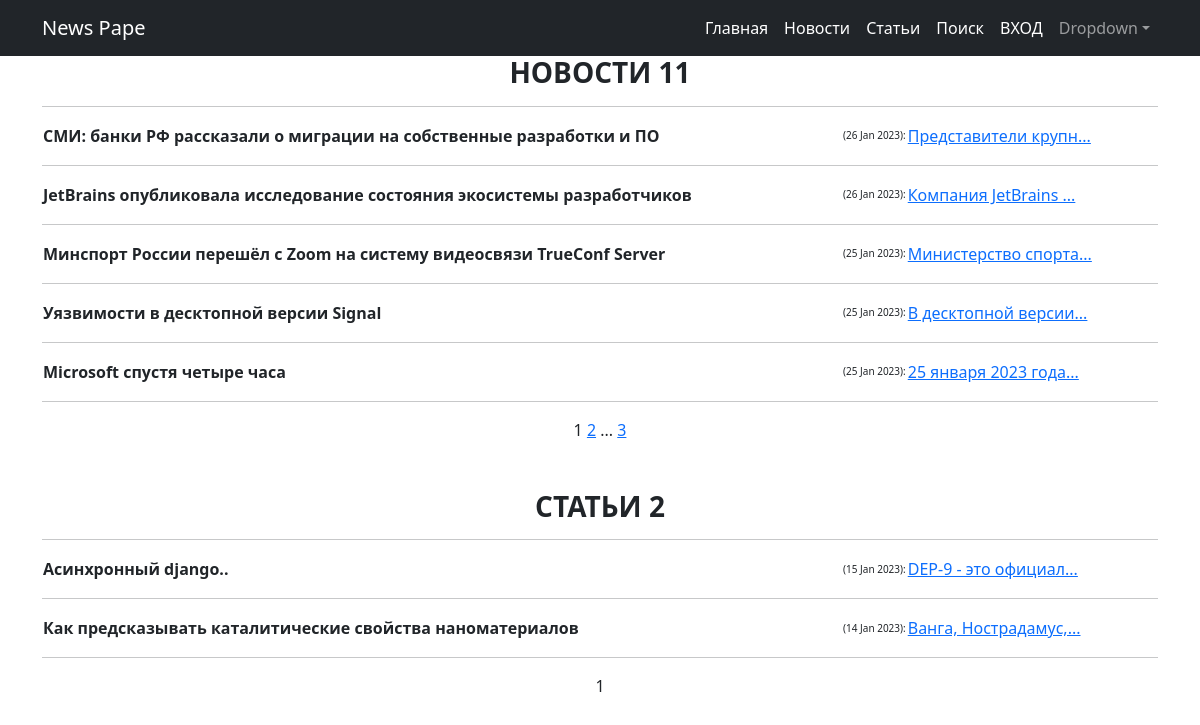
/, run on an earlier commit of the app's database.
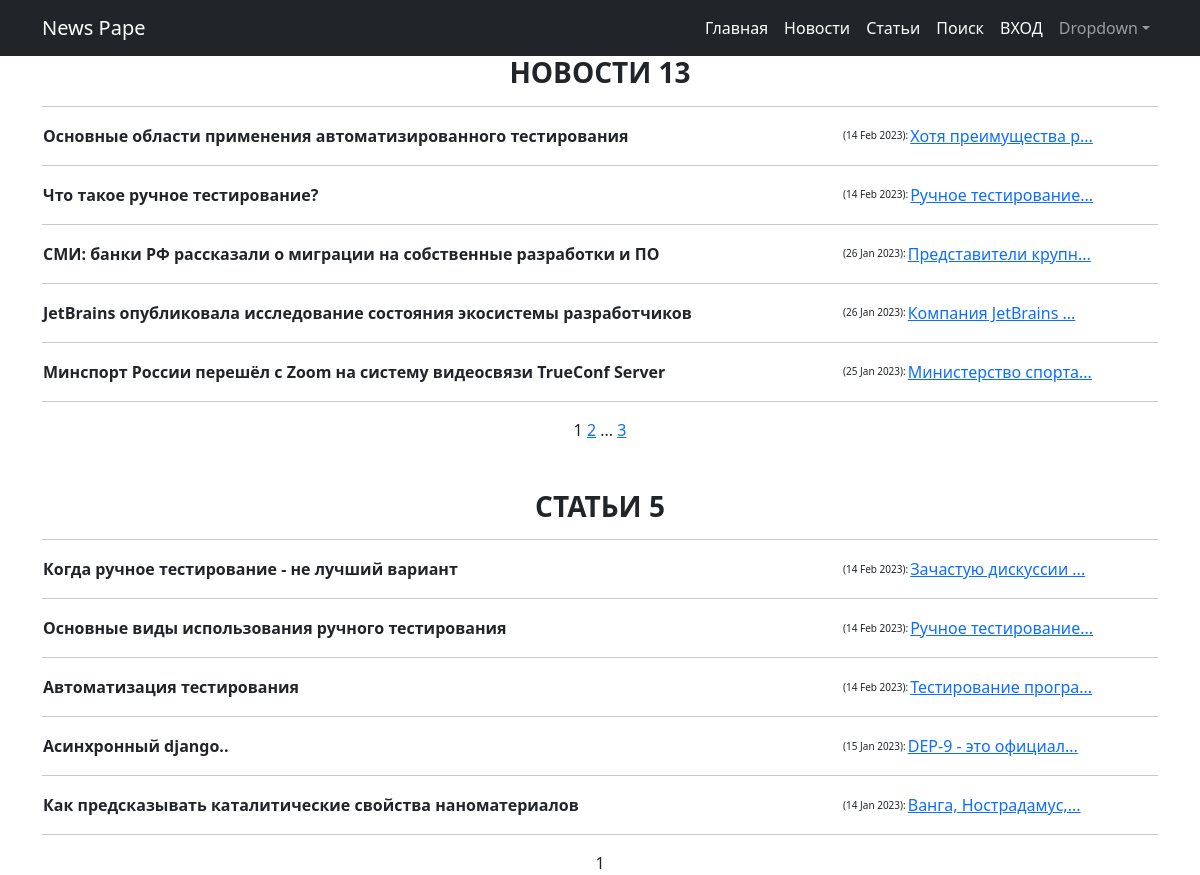
And on a later commit of the database.
### news/models.py (models this page shows, shortened)
class Post(models.Model):
    author = models.ForeignKey(Author, on_delete=models.CASCADE)
    NEWS = 'nw'
    ARTICLE = 'ar'
    CATEGORY_CHOICES = ((NEWS, 'Новость'), (ARTICLE, 'Статья'))
    categoryType = models.CharField(max_length=2, choices=CATEGORY_CHOICES, default=NEWS)
    dateCreation = models.DateTimeField(auto_now_add=True)
    postCategory = models.ManyToManyField(Category, through='PostCategory')
    title = models.CharField(max_length=128)
    text = models.TextField()
    rating = models.SmallIntegerField(default=0)
    def preview(self):
        return '{}...'.format(self.text[0:19])

### news/views.py (the view)
# urls.py: path('', views.NewsList, name='NewList'),
def NewsList(request):
    posts = Post.objects.filter(categoryType='nw').order_by('-dateCreation')
    paginatorn = Paginator(posts, 5)
    page_numbern = request.GET.get('pagen')
    pagen_obj = paginatorn.get_page(page_numbern)
    articles = Post.objects.filter(categoryType='ar').order_by('-dateCreation')
    paginatora = Paginator(articles, 5)
    page_numbera = request.GET.get('pagea')
    pagea_obj = paginatora.get_page(page_numbera)
    response_data = {'articles': articles, 'posts': posts, 'pagen_obj': pagen_obj, 'pagea_obj': pagea_obj}
    return render(request, 'news/news.html', response_data)

### news/templates/news/news.html (shortened to what this page needs)
{% extends 'flatpages/default.html' %}
{% block content %}
<h3><strong>НОВОСТИ {{posts|length}}</strong></h3>
<hr>
{% for post in pagen_obj %}
<table>
     <tr>
     <td width="800"  align="left" style="font-size:16px"><strong>{{ post.title }}</strong></td>
     <td style="font-size:10px">({{ post.dateCreation|date:'d M Y' }}):</td>
     <td><a href="/news/{{ post.pk }}">{{ post.preview }}</a></td>
     </tr>
</table>
<hr>
{% endfor %}
   {{ pagen_obj.number }}
   {% if pagen_obj.has_next %}
       <a href="?pagen={{ pagen_obj.next_page_number }}">{{ pagen_obj.next_page_number }}</a>
       {% if paginator.num_pages != pagen_obj.next_page_number %}
           ...
           <a href="?pagen={{ pagen_obj.paginator.num_pages }}">{{ pagen_obj.paginator.num_pages }}</a>
       {% endif %}
   {% endif %}
<br><br><br>
<h3><strong>СТАТЬИ {{articles|length}}</strong></h3>
<hr>
{% for articles in pagea_obj %}
<table>
     <tr>
     <td width="800"  align="left" style="font-size:16px"><strong>{{ articles.title }}</strong></td>
     <td style="font-size:10px">({{ articles.dateCreation|date:'d M Y' }}):</td>
     <td><a href="/article/{{articles.pk }}">{{ articles.preview }}</a></td>
     </tr>
</table>
<hr>
{% endfor %}
   {{ pagea_obj.number }}
{% endblock content %}

What changed in the data, as far as the page shows it:
no longer on this page (row unchanged): Post: title "Уязвимости в десктопной версии Signal", dateCreation "25 Jan 2023", preview "В десктопной версии...", shown under "НОВОСТИ 11"
no longer on this page (row unchanged): Post: title "Microsoft спустя четыре часа", dateCreation "25 Jan 2023", preview "25 января 2023 года...", shown under "НОВОСТИ 11"
added Post: title "Основные области применения автоматизированного тестирования", dateCreation "14 Feb 2023", preview "Хотя преимущества р...", shown under "НОВОСТИ 13"
added Post: title "Что такое ручное тестирование?", dateCreation "14 Feb 2023", preview "Ручное тестирование...", shown under "НОВОСТИ 13"
added Post: title "Когда ручное тестирование - не лучший вариант", dateCreation "14 Feb 2023", preview "Зачастую дискуссии ...", shown under "СТАТЬИ 5"
added Post: title "Основные виды использования ручного тестирования", dateCreation "14 Feb 2023", preview "Ручное тестирование...", shown under "СТАТЬИ 5"
added Post: title "Автоматизация тестирования", dateCreation "14 Feb 2023", preview "Тестирование програ...", shown under "СТАТЬИ 5"
Also different on the page:
{{ posts|length }}: "11" → "13"
{{ articles|length }}: "2" → "5"
